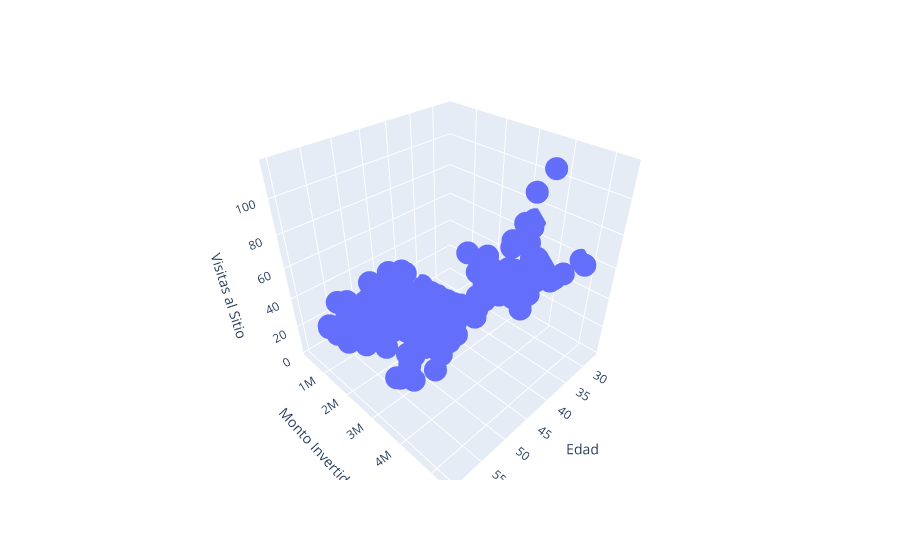

The notebook cell saved with this chart:
### Markdown cell above
La mayoría de los gráficos generados corresponde a nubes de puntos sin mayor interpretación posible. Otros tantos son gráficos de variables booleanas o con muy pocas alternativas como para detectar patrones claros.

Sin embargo, sí hay ciertas variables que al interactuar una con la otra se dividen en grupos o marcan tendencias. Ejemplos de ello son la edad con el consumo, la pobreza de la comuna con el consumo y la frecuencia de compra con el consumo. No tomaremos en cuenta la comuna, pues esta variable nos sirvió de llave para medir la pobreza, y por lo tanto nuestro análisis se centrará la variable que derivamos.

<h3>6.2. Visualización en Tres Dimensiones</h3>

Evidentemente, el consumo será una variable que analizaremos. La edad no es tan atractiva, pues reconocemos dos grandes grupos, pero dentro de cada uno la edad es indistinta. La pobreza y la frecuencia sí serán variables atractivas y, si graficamos, podremos observar que efectivamente se crean grupos dentro de la muestra.

### Code cell
# Visualize up to three variables using a 3d scatter plot with plotly
fig = px.scatter_3d(dataset_corregido, x='Edad', y='Monto Invertido',
                    z='Visitas al Sitio')

fig.show()

### Figure 1 — Plotly figure (JSON) as saved in the notebook; plotly's stock layout.template omitted (floating-point values rounded to 4 significant figures; data arrays with more than 128 entries replaced by an {"elided": "..."} marker saying what was removed)
{"data": [{"hovertemplate": "Edad=%{x}<br>Monto Invertido=%{y}<br>Visitas al Sitio=%{z}<extra></extra>", "legendgroup": "", "marker": {"color": "#636efa", "symbol": "circle"}, "mode": "markers", "name": "", "scene": "scene", "showlegend": false, "type": "scatter3d", "x": {"elided": "181 int values"}, "y": {"elided": "181 int values"}, "z": {"elided": "181 int values"}}], "layout": {"legend": {"tracegroupgap": 0}, "margin": {"t": 60}, "scene": {"domain": {"x": [0, 1], "y": [0, 1]}, "xaxis": {"title": {"text": "Edad"}}, "yaxis": {"title": {"text": "Monto Invertido"}}, "zaxis": {"title": {"text": "Visitas al Sitio"}}}}}
